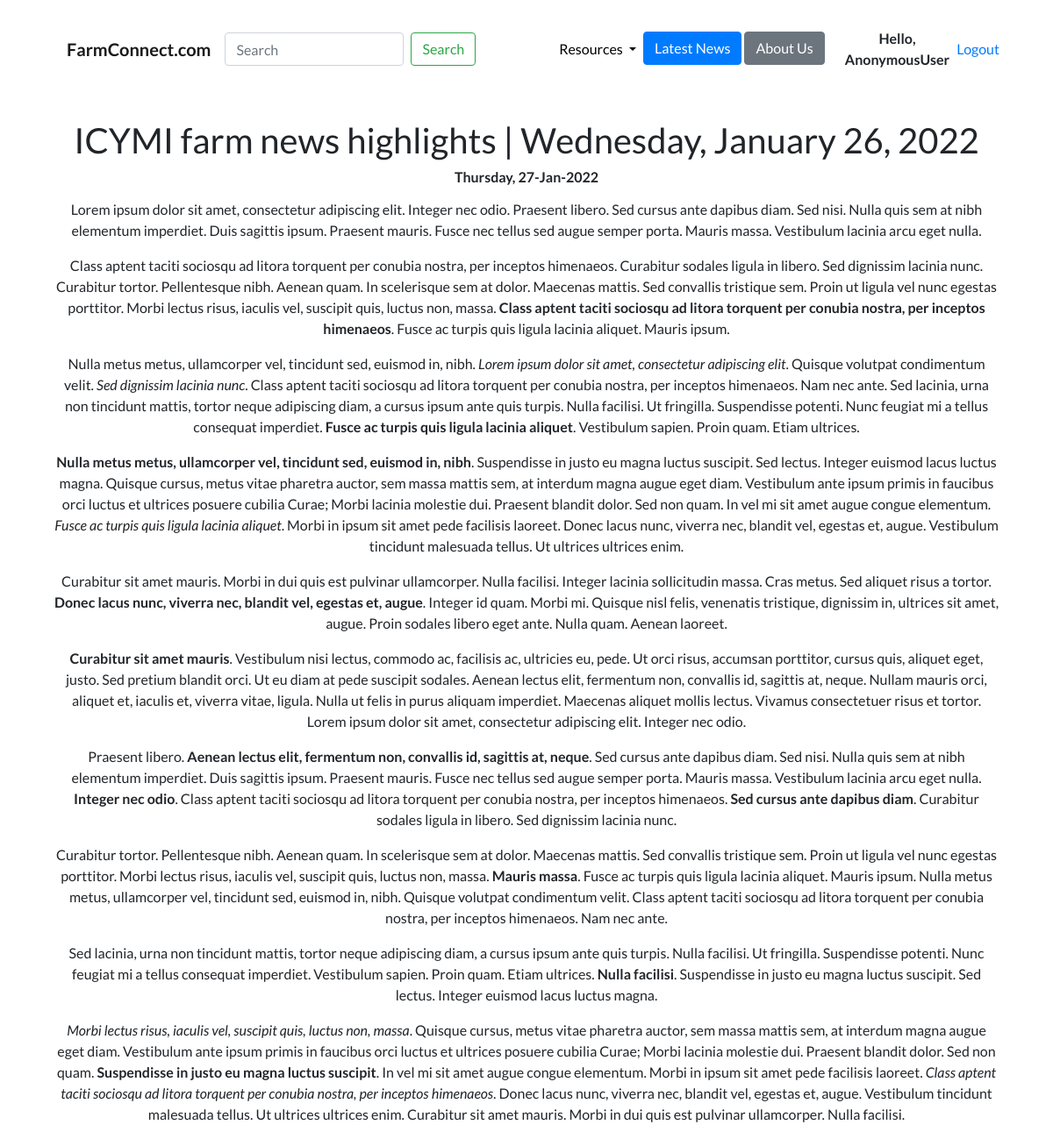
The page /blog/6/ on the database its author committed.
### blog/models.py (models this page shows, shortened)
class Blog(models.Model):
    title = models.CharField(max_length=200)
    description = models.TextField()
    date = models.DateField()

### blog/views.py (the view)
# urls.py: path('<int:blog_id>/',views.detail,name='detail'),
def detail(request, blog_id):
    blog = get_object_or_404(Blog, pk=blog_id)
    return render(request,'blog/detail.html',{'blog':blog})

### blog/templates/blog/detail.html
{% extends 'portfolio/base.html' %}
{% block content %}
<br><br>
<h1>{{ blog.title }}</h1>
<h6 style="font-weight: bold";>{{ blog.date|date:'l, d-M-Y' }}</h6>
<p class="text-justify clearfix" style="text-align: left; font-size: 1.07em;"> {{blog.description|safe}} </p>
{% endblock %}

### portfolio/static/portfolio/custom.css (style rules this page uses)
body { font-family: 'Lato', sans-serif; }

### rows shown on the page
Blog: title "ICYMI farm news highlights | Wednesday, January 26, 2022", date "Thursday, 27-Jan-2022", description "Lorem ipsum dolor sit amet, consectetur adipiscing elit. Integer nec odio. Praesent libero. Sed cursus ante dapibus diam. Sed nisi. Nulla quis sem at nibh elementum imperdiet. Duis sagittis ipsum. Praesent mauris. Fusce nec tellus sed augue semper porta. Mauris massa. Vestibulum lacinia arcu eget nulla. Class aptent taciti sociosqu ad litora torquent per conubia nostra, per inceptos himenaeos. Curabitur sodales ligula in libero. Sed dignissim lacinia nunc. Curabitur tortor. Pellentesque nibh. Aenean quam. In scelerisque sem at dolor. Maecenas mattis. Sed convallis tristique sem. Proin ut ligula vel nunc egestas porttitor. Morbi lectus risus, iaculis vel, suscipit quis, luctus non, massa.…"

### other values the page prints
{{ request.user }} "AnonymousUser"
